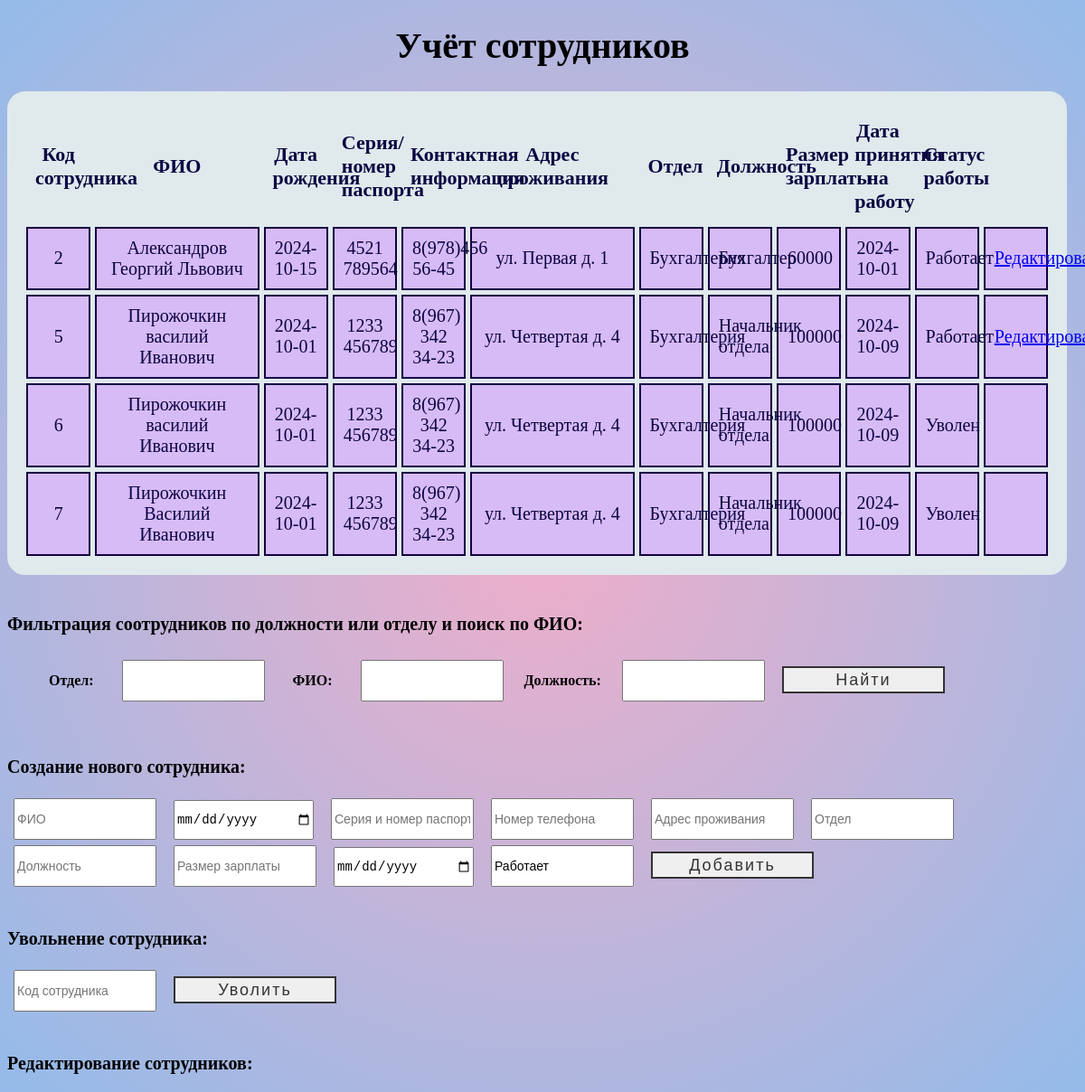
The page /index.php?FOtdel=Бухгалтерия on the database its author committed.
### tables this page shows
CREATE TABLE `sotr` (
  `IdSotr` int(11) NOT NULL,
  `FIO` text NOT NULL,
  `DataRojdeniya` date NOT NULL,
  `SeriyaNomerPasporta` varchar(255) NOT NULL,
  `NomerTelefona` varchar(255) NOT NULL,
  `AdresProjivaniya` text NOT NULL,
  `Otdel` text NOT NULL,
  `Doljnost` text NOT NULL,
  `RazmerZP` int(11) NOT NULL,
  `DataPrinyatiyaNaRabotu` date NOT NULL,
  `StatusRaboti` text NOT NULL
);

### index.php (the view, shortened to what this page needs)
<!DOCTYPE html>
<html lang="en">
<head>
    <link href="style.css" rel="stylesheet" type="text/css" >
</head>
<body class="diagonal-gradient">
    <h1> Учёт сотрудников </h1>
    <table>
        <thead>
            <tr>
                <th>Код сотрудника</th>
                <th style=width:15%;>ФИО</th>
                <th>Дата рождения</th>
                <th>Серия/номер паспорта</th>
                <th>Контактная информация</th>
                <th style=width:15%;>Адрес проживания</th>
                <th>Отдел</th>
                <th>Должность</th>
                <th>Размер зарплаты</th>
                <th>Дата принятия на работу</th>
                <th>Статус работы</th>
            </tr>
        </thead>
        <tbody>
            <?php
            $mysqli = new mysqli("127.0.0.1", "root", "", "UchetSotr");
            $FOtdel = isset($_GET['FOtdel']) ?$_GET['FOtdel'] : '';
            $query = "SELECT * FROM Sotr WHERE 1=1";
            if ($FOtdel) {
                $query .= " AND Otdel LIKE '%$FOtdel%'";
            }
            $result = $mysqli->query($query);
            if (!$result) {
                echo "Ошибка запроса: " . $mysqli->error;
            } else {
                if ($result->num_rows > 0) {
            while ($row = $result->fetch_assoc()) {
            ?>
                <tr>
                    <td><?php echo $row['IdSotr']; ?></td>
                    <td><?php echo $row['FIO']; ?></td>
                    <td><?php echo $row['DataRojdeniya']; ?></td>
                    <td><?php echo $row['SeriyaNomerPasporta']; ?></td>
                    <td><?php echo $row['NomerTelefona']; ?></td>
                    <td><?php echo $row['AdresProjivaniya']; ?></td>
                    <td><?php echo $row['Otdel']; ?></td>
                    <td><?php echo $row['Doljnost']; ?></td>
                    <td><?php echo $row['RazmerZP']; ?></td>
                    <td><?php echo $row['DataPrinyatiyaNaRabotu']; ?></td>
                    <td><?php echo $row['StatusRaboti']; ?></td>
                    <td><?php if ($row['StatusRaboti'] !== 'Уволен') {
                        echo "<a href='update.php?IdSotr=" . htmlspecialchars($row['IdSotr']) . "' '>Редактировать</a>"; }?></td>
                </tr>
            <?php
            }
                } else {
                    echo "<tr><td colspan='10'>Нет данных.</td></tr>";
                }
            }
            ?>
        </tbody>
    </table>
    <br>
    <p><b> Фильтрация соотрудников по должности или отделу и поиск по ФИО: </b></p>
    <form class = "filtr" method="GET" action="">
        <label   class = "filtrO" for="Otdel"><b>Отдел:</b></label>
        <input type="text" id="Otdel" name="FOtdel" value="<?php echo isset($_GET['Otdel']) ? htmlspecialchars($_GET['Otdel']) : ''; ?>">
        <label   class = "filtrO" for="FIO"><b>ФИО:</b></label>
        <input type="text" id="FIO" name="FFIO" value="<?php echo isset($_GET['FIO']) ? htmlspecialchars($_GET['FIO']) : ''; ?>">
        <label  class = "filtr" for="Doljnost"><b>Должность:</b></label>
        <input type="text" id="Doljnost" name="FDoljnost" value="<?php echo isset($_GET['Doljnost']) ? htmlspecialchars($_GET['Doljnost']) : ''; ?>">
        <button type="submit"><span>Найти</span></button>
    </form>
    <br>
    <p><b>Создание нового сотрудника: </b></p>
    <form method ="post">
        <input  class = "SNS" type="text" name="FIO" placeholder="ФИО" required>
        <input  class = "SNS" type="date" name="DataRojdeniya" placeholder="Дата рождения" required>
        <input  class = "SNS" type="text" id = "pasport" name="SeriyaNomerPasporta" placeholder="Серия и номер паспорта" required>
        <input  class = "SNS" type="text" id = "phone" name="NomerTelefona" placeholder="Номер телефона" required>
        <input  class = "SNS" type="text" name="AdresProjivaniya" placeholder="Адрес проживания" required>
        <input  class = "SNS" type="text" name="Otdel" placeholder="Отдел" required>
        <input  class = "SNS" type="text" name="Doljnost" placeholder="Должность" required>
        <input  class = "SNS" type="number" name="RazmerZP" placeholder="Размер зарплаты" required>
        <input  class = "SNS" type="date" name="DataPrinyatiyaNaRabotu" placeholder="Дата принятия на работу" required>
        <input  class = "SNS" type="text" name="StatusRaboti" value="Работает">
        <button  class = "SNS" type="submit"><span>Добавить</span></button>
    </form>
    <br>
    <p><b>Увольнение сотрудника:</b></p>
    <form method = "post">
        <input  class = "SNS" type="text" name="IdSotr" placeholder="Код сотрудника" required>
        <button  class = "SNS" type="submit"><span>Уволить</span></button>
    </form>
    <br>
    <p name = "Update"><b>Редактирование сотрудников:</b></p>
</body>
</html>

### style.css (style rules this page uses)
body { font-size: 20px; font-family: 'Times New Roman', Times, serif; }
input { width: 150px; height: 40px; font-size: 14px; }
label { width: 150px; height: 40px; font-size: 20px; }
.diagonal-gradient { background: rgb(238,174,202); background: radial-gradient(circle, rgba(238,174,202,1) 0%, rgba(148,187,233,1) 100%); }
h1 { text-align: center; }
th { font-size: 22px; padding: 10px; }
td { padding: 5px; border: 2px solid rgb(20, 0, 66); text-align: center; background: #d7bbf7; padding: 10px; }
table { table-layout: fixed; width: 99%; border-collapse: collapse; border: 2px solid rgb(0, 0, 0); align-content: center; border-collapse: separate; border-spacing: 5px; background: #e0e9ec; color: #0b0542; border: 16px solid #e0e9ec; border-radius: 20px; }
.filtrO { margin:12px 27px; font-size: 16px; align-content: center; }
.filtr { margin:12px 19px; font-size: 16px; align-content: center; }
.SNS { margin: 3px 7px; }
button { margin: 15px; width: 180px; height: 30px; line-height: 2px; font-size: 18px; text-decoration: none; color: #333; border: 2px solid #333; letter-spacing: 2px; position: relative; transition: all .35s; }
button span { position: relative; z-index: 2; }
button:after { position: absolute; content: ""; top: 0; left: 0; width: 0; height: 100%; background: #ca83f3; color:aliceblue; transition: all .35s; }

### rows shown on the page
sotr: IdSotr "2", FIO "Александров Георгий Львович", DataRojdeniya "2024-10-15", SeriyaNomerPasporta "4521 789564", NomerTelefona "8(978)456 56-45", AdresProjivaniya "ул. Первая д. 1", Otdel "Бухгалтерия", Doljnost "Бухгалтер", RazmerZP "60000", DataPrinyatiyaNaRabotu "2024-10-01", StatusRaboti "Работает"
sotr: IdSotr "5", FIO "Пирожочкин василий Иванович", DataRojdeniya "2024-10-01", SeriyaNomerPasporta "1233 456789", NomerTelefona "8(967) 342 34-23", AdresProjivaniya "ул. Четвертая д. 4", Otdel "Бухгалтерия", Doljnost "Начальник отдела", RazmerZP "100000", DataPrinyatiyaNaRabotu "2024-10-09", StatusRaboti "Работает"
sotr: IdSotr "6", FIO "Пирожочкин василий Иванович", DataRojdeniya "2024-10-01", SeriyaNomerPasporta "1233 456789", NomerTelefona "8(967) 342 34-23", AdresProjivaniya "ул. Четвертая д. 4", Otdel "Бухгалтерия", Doljnost "Начальник отдела", RazmerZP "100000", DataPrinyatiyaNaRabotu "2024-10-09", StatusRaboti "Уволен"
sotr: IdSotr "7", FIO "Пирожочкин Василий Иванович", DataRojdeniya "2024-10-01", SeriyaNomerPasporta "1233 456789", NomerTelefona "8(967) 342 34-23", AdresProjivaniya "ул. Четвертая д. 4", Otdel "Бухгалтерия", Doljnost "Начальник отдела", RazmerZP "100000", DataPrinyatiyaNaRabotu "2024-10-09", StatusRaboti "Уволен"
